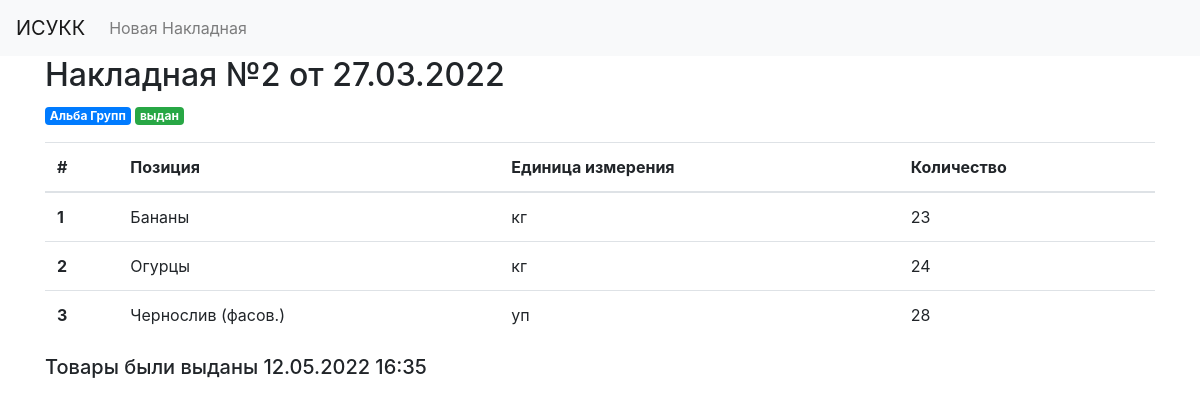
/2, run on the app's committed database.
### tables this page shows
CREATE TABLE vidacha(id integer PRIMARY KEY, shtrih text, vidan blob, date text);

CREATE TABLE nakladnaya(id integer PRIMARY KEY, shepper text, consignee text, reason text, tovar text, ed text, price text, num text, summa text);

### app.py (the view)
@app.route('/<int:note_id>', methods=('GET', 'POST'))
def note(note_id):
    note = get_note(note_id)
    spisok = get_spisok(note['shtrih'])
    consignee = spisok[0][2]
    if request.method == 'POST':
        update(note['shtrih'])
        return redirect(url_for('index'))
    return render_template('note.html', note=note, spisok=spisok, consignee=consignee)

### app.py (called while the page is built)
def get_note(note_id):
    conn = get_db_connection()
    post = conn.execute('SELECT * FROM vidacha WHERE id = ?', (note_id,)).fetchone()
    conn.close()
    if post is None:
        abort(404)
    return post

def get_spisok(shtrih):
    conn = get_db_connection()
    spisok = conn.execute('SELECT * FROM nakladnaya WHERE reason = ?', (shtrih,)).fetchall()
    conn.close()
    return spisok

def get_db_connection():
    con = sqlite3.connect(os.path.join(PROJECT_ROOT, 'base.db'))
    con.row_factory = sqlite3.Row
    return con

### templates/note.html
{% extends 'base.html' %}
{% block content %}
    <h2>{% block title %} Накладная №{{ note['id']|string }} от {{ note['shtrih'][-10:]}} {% endblock %}</h2>
    <span class="badge badge-primary">{{ consignee }}</span>
    {% if note['vidan'] %}
        <span class="badge badge-success"> выдан </span>
    {% else %}
        <span class="badge badge-danger"> не выдан </span>
    {%- endif %}
    <p>
        <table class="table">
            <thead>
                <tr>
                    <th scope="col">#</th>
                    <th scope="col">Позиция</th>
                    <th scope="col">Единица измерения</th>
                    <th scope="col">Количество</th>
                </tr>
            </thead>
            <tbody>
                {% for element in spisok %}
                    <tr>
                        <th scope="row">{{ loop.index }}</th>
                        <td>{{ element['tovar'] }}</td>
                        <td>{{ element['ed']|string }}</td>
                        <td>{{ element['num']|string }}</td>
                    </tr>
                {% endfor %}
            </tbody>
        </table>
        {% if note['vidan'] %}
            <p><h5>Товары были выданы {{ note['date'] }}</h5></p>
        {% else %}
            <p>
                <form method="POST">
                    <button type="submit" class="btn btn-primary btn-sm">Выдать</button>
                </form>
            </p>
        {%- endif %}
    </p>
{% endblock %}

### data on the page
vidacha: id "2", shtrih "27.03.2022", date "12.05.2022 16:35"
nakladnaya: consignee "Альба Групп", tovar "Бананы", ed "кг", num "23"
nakladnaya: tovar "Огурцы", ed "кг", num "24"
nakladnaya: tovar "Чернослив (фасов.)", ed "уп", num "28"
